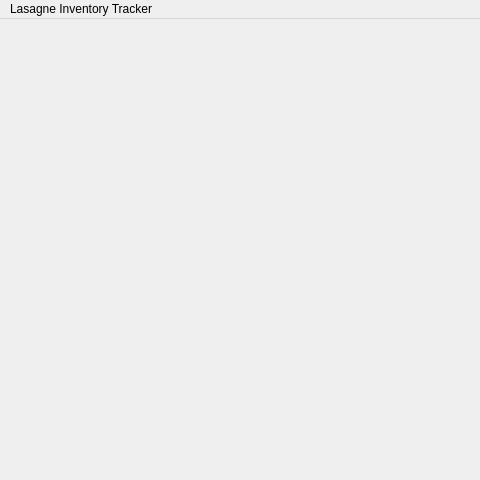
<?xml version="1.0" encoding="UTF-8"?>
<ui version="4.0">
 <class>MainWindow</class>
 <widget class="QMainWindow" name="MainWindow">
  <property name="geometry">
   <rect>
    <x>0</x>
    <y>0</y>
    <width>480</width>
    <height>480</height>
   </rect>
  </property>
  <property name="windowTitle">
   <string>Lasagne Inventory Tracker</string>
  </property>
  <widget class="QWidget" name="centralWidget">
   <layout class="QVBoxLayout" name="centralLayout">
    <property name="margin">
     <number>8</number>
    </property>
   </layout>
  </widget>
  <widget class="QMenuBar" name="menuBar">
   <property name="geometry">
    <rect>
     <x>0</x>
     <y>0</y>
     <width>480</width>
     <height>22</height>
    </rect>
   </property>
   <widget class="QMenu" name="menuLasagne_Inventory_Tracker">
    <property name="title">
     <string>Lasagne Inventory Tracker</string>
    </property>
    <addaction name="actionPreferences"/>
    <addaction name="actionDocumentation"/>
    <addaction name="actionAbout"/>
   </widget>
   <addaction name="menuLasagne_Inventory_Tracker"/>
  </widget>
  <action name="actionAbout">
   <property name="text">
    <string>About</string>
   </property>
  </action>
  <action name="actionPreferences">
   <property name="text">
    <string>Preferences</string>
   </property>
  </action>
  <action name="actionDocumentation">
   <property name="text">
    <string>Documentation</string>
   </property>
  </action>
 </widget>
 <layoutdefault spacing="6" margin="11"/>
 <resources/>
 <connections/>
</ui>
